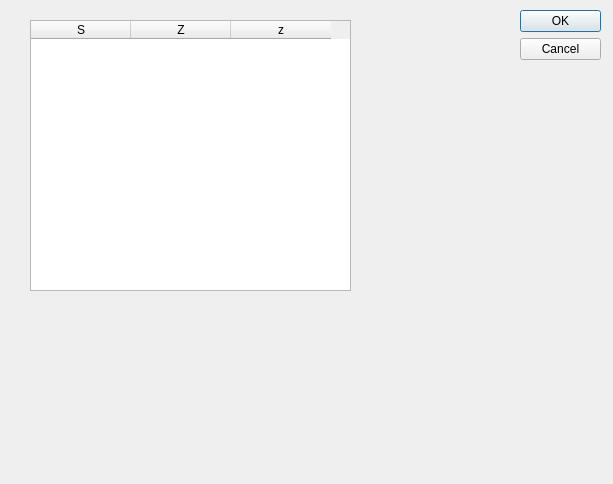
<?xml version="1.0" encoding="UTF-8"?>
<ui version="4.0">
 <class>Dialog</class>
 <widget class="QDialog" name="Dialog">
  <property name="geometry">
   <rect>
    <x>0</x>
    <y>0</y>
    <width>613</width>
    <height>484</height>
   </rect>
  </property>
  <property name="windowTitle">
   <string>Dialog</string>
  </property>
  <widget class="QDialogButtonBox" name="buttonBox">
   <property name="geometry">
    <rect>
     <x>520</x>
     <y>10</y>
     <width>81</width>
     <height>241</height>
    </rect>
   </property>
   <property name="orientation">
    <enum>Qt::Vertical</enum>
   </property>
   <property name="standardButtons">
    <set>QDialogButtonBox::Cancel|QDialogButtonBox::Ok</set>
   </property>
  </widget>
  <widget class="QTableWidget" name="tableWidget">
   <property name="geometry">
    <rect>
     <x>30</x>
     <y>20</y>
     <width>321</width>
     <height>271</height>
    </rect>
   </property>
   <column>
    <property name="text">
     <string>S</string>
    </property>
   </column>
   <column>
    <property name="text">
     <string>Z</string>
    </property>
   </column>
   <column>
    <property name="text">
     <string>z</string>
    </property>
   </column>
  </widget>
 </widget>
 <resources/>
 <connections>
  <connection>
   <sender>buttonBox</sender>
   <signal>accepted()</signal>
   <receiver>Dialog</receiver>
   <slot>accept()</slot>
   <hints>
    <hint type="sourcelabel">
     <x>248</x>
     <y>254</y>
    </hint>
    <hint type="destinationlabel">
     <x>157</x>
     <y>274</y>
    </hint>
   </hints>
  </connection>
  <connection>
   <sender>buttonBox</sender>
   <signal>rejected()</signal>
   <receiver>Dialog</receiver>
   <slot>reject()</slot>
   <hints>
    <hint type="sourcelabel">
     <x>316</x>
     <y>260</y>
    </hint>
    <hint type="destinationlabel">
     <x>286</x>
     <y>274</y>
    </hint>
   </hints>
  </connection>
 </connections>
</ui>
